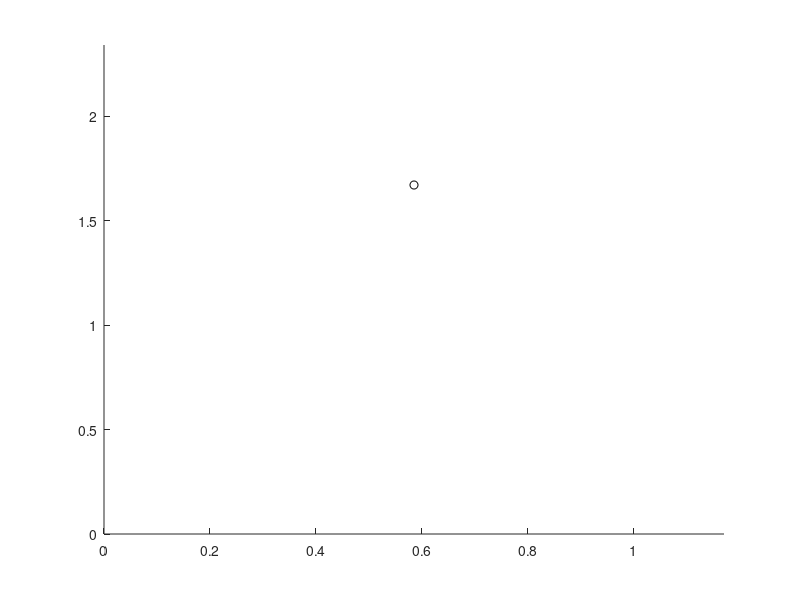

MATLAB code to generate this figure: (Note: this script raises an error after producing the figure.)
% Plots the path of a pool ball

% change to get more balls
numballs = 2;

% given
table_width = 1.17; % m
table_length = 2.34; % m
ball_radius = 0.03; % m
mass_cue = .17; % kg
mass_eight = .16; % kg
radius_cue = .055; % m
radius_eight = .05; % m

% calculations
volume_cue = 4/3 * pi * radius_cue^3; % m^3
volume_eight = 4/3 * pi * radius_eight^3; % m^3
rho_cue = mass_cue / volume_cue; % kg/m^3
rho_eight = mass_eight / volume_eight; % kg/m^3
a_cue = pi * radius_cue^2; % m^2
a_eight = pi * radius_eight^2; % m^2
c = .015; % unitless - range of 0.005 - 0.015


% create vectors of ball properties for flow function
m = zeros(1, numballs);
m(1) = mass_cue;
rho = zeros(1, numballs);
rho(1) = rho_cue;
a = zeros(1, numballs);
a(1) = a_cue;
global r
r = zeros(1, numballs);
r(1) = radius_cue;

for i = 1:numballs
m(i+1) = mass_eight;
rho(i+1) = rho_eight;
a(i+1) = a_eight;
r(i+1) = radius_eight;
end

dRdt = @(ti, Pi) derivcalc(ti, Pi, m, rho, a, c);
options = odeset('Events', @ode_events);
timespan = 0:.02:100; % time to run simulation (s)

T_master = [];
S_master = [];

% Start ball in the middle with an initial velocity of 1 m/s
S = [table_width/2, table_length/2, 0.2, 1, ...
table_width/2, table_length/2 + 0.5, 0, 0];
    
figure(1); clf; hold on;
axis([0 table_width 0 table_length ]);
plot(S(5), S(6), 'ko');
bounces = 0;

while (bounces < 1000)
    [t, S] = ode45(dRdt, timespan, S, options);
    timespan = t(end)+.02:.02:100;
    T_master = [T_master; t];
    S_master = [S_master; S];
    S = calculate_vectors_after_collision(S(end,:), r);
    if (S == false)
        break; % The balls stopped rolling
    end
    bounces = bounces + 1;
end

comet(S_master(:,1), S_master(:,2));
%p1 := 